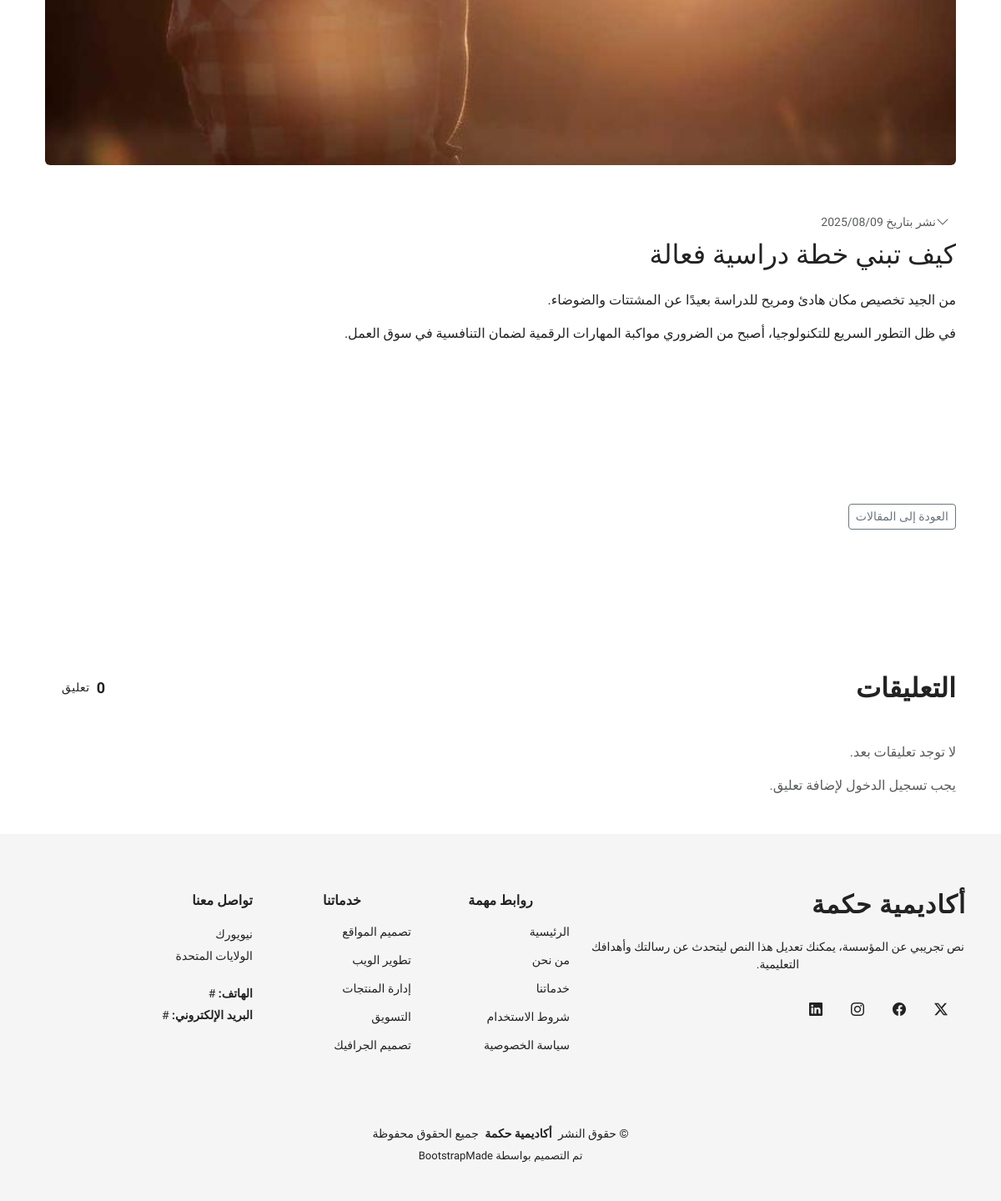
Before: /ar/blog/175474129616724/ (lower part) with the older database file.
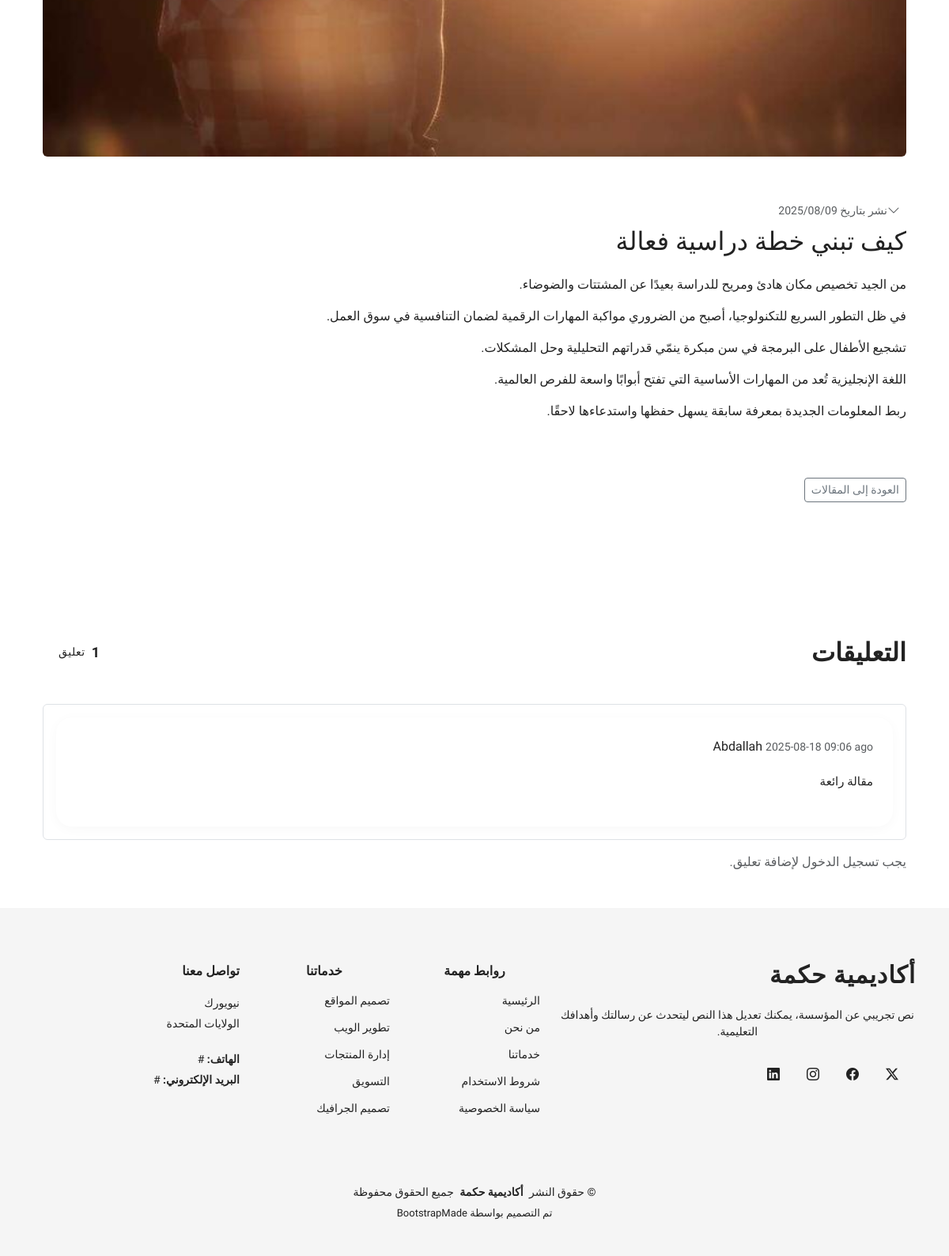
After: the same page with the newer database file.
### blog/models.py (models this page shows, shortened)
class Post(models.Model):
    title = models.CharField(max_length=200, verbose_name=_("عنوان المقال"))
    slug = models.SlugField(unique=True, allow_unicode=True, blank=True, verbose_name=_("الرابط"))
    author = models.ForeignKey(User, on_delete=models.CASCADE, verbose_name=_("الكاتب"))
    content = models.TextField(verbose_name=_("محتوى المقال"))
    image = models.ImageField(upload_to='blog_images/', null=True, blank=True, verbose_name=_("صورة المقال"))
    created_at = models.DateTimeField(auto_now_add=True, verbose_name=_("تاريخ النشر"))
    updated_at = models.DateTimeField(auto_now=True, verbose_name=_("آخر تحديث"))
    is_published = models.BooleanField(default=True, verbose_name=_("منشور"))
    likes = models.PositiveIntegerField(default=0, verbose_name=_("إعجاب"))
    class Meta:
        verbose_name = _("مقال")
        verbose_name_plural = _("مقالات")
        ordering = ['-created_at']

class Comment(models.Model):
    user = models.ForeignKey(User, on_delete=models.CASCADE, related_name='blog_comments')
    post = models.ForeignKey(Post, on_delete=models.CASCADE, related_name='comments')
    content = models.TextField()
    created_at = models.DateTimeField(auto_now_add=True)
    class Meta:
        ordering = ['-created_at']  # التعليقات الحديثة تظهر أولًا

### blog/views.py (the view, shortened to what this page needs)
# urls.py: re_path(r'^(?P<slug>[\w\u0600-\u06FF-]+)/$', views.blog_detail, name='blog_detail'),
def blog_detail(request, slug):
    post = get_object_or_404(Post, slug=slug, is_published=True)
    comments = post.comments.all()
    error = None
    form = PostCommentForm()  # تعريف الفورم مسبقًا
    return render(request, "blog/blog_detail.html", {
        "post": post,
        "comments": comments,
        "form": form,
        "error": error,
    })

### blog/templates/blog/blog_detail.html (shortened to what this page needs)
{% extends 'base.html' %}
{% load i18n static %}
{% block content %}
<section id="blog-hero" class="blog-hero section mt-5">
  <div class="container" data-aos="fade-up" data-aos-delay="100">
    <article class="blog-item featured" data-aos="fade-up">
       {% if post.image %}
       <div class="post-image mb-4">
        <img src="{{ post.image.url }}" alt="{{ post.title }}" class="img-fluid rounded">
      </div>
      {% endif %}
       <div class="blog-content">
        <div class="post-meta mb-2 text-muted small">
          <span class="date">{% trans "نشر بتاريخ" %} {{ post.created_at|date:"Y/m/d" }}</span>
        </div>
        <h2 class="post-title mb-4">{{ post.title }}</h2>
        <div class="post-content">
          {{ post.content|linebreaks }}
        </div>
      </div>
    </article>
    <div class="mt-4">
      <a href="{% url 'blog:blog_list' %}" class="btn btn-outline-secondary btn-sm">
        {% trans "العودة إلى المقالات" %}
      </a>
    </div>
  </div>
</section>
<section id="blog-comments" class="blog-comments section mt-5">
  <div class="container" data-aos="fade-up">
    <div class="comments-header mb-4">
      <h3 class="title">{% trans "التعليقات" %}</h3>
      <div class="comments-stats">
        <span class="count">{{ post.comments.count }}</span>
        <span class="label">{% trans "تعليق" %}</span>
      </div>
    </div>
    <div class="comments-container">
      {% for comment in post.comments.all %}
      <div class="comment-thread mb-3">
        <div class="comment-box p-3 border rounded">
          <div class="comment-wrapper d-flex">
            <div class="comment-content flex-grow-1">
              <div class="comment-header d-flex justify-content-between align-items-center">
                <div class="user-info">
                  {{ comment.user.get_full_name|default:comment.user.username }}
                  <span class="text-muted small">{{ comment.created_at|date:"Y-m-d H:i" }} {% trans "ago" %}</span>
                </div>
              </div>
              <div class="comment-body mt-2">
                <p>{{ comment.content|linebreaks }}</p>
              </div>
            </div>
          </div>
        </div>
      </div>
      {% empty %}
      <p class="text-muted">{% trans "لا توجد تعليقات بعد." %}</p>
      {% endfor %}
    </div>
    {% if user.is_authenticated %}
    <div class="comment-form mt-4">
      <h4 class="mb-3">{% trans "أضف تعليقك" %}</h4>
      <form method="post">
        {% csrf_token %}
        <div class="mb-3">
          {{ form.content }}
        </div>
        <button type="submit" class="btn btn-primary">{% trans "نشر التعليق" %}</button>
      </form>
    </div>
    {% else %}
    <p class="text-muted">{% trans "يجب تسجيل الدخول لإضافة تعليق." %}</p>
    {% endif %}
  </div>
</section>
{% endblock %}

Changed rows visible on the page:
computed for Post "كيف تبني خطة دراسية فعالة": content "…التنافسية في سوق العمل." → "…التنافسية في سوق العمل. تشجيع الأطفال على البرمجة في سن مبكرة ينمّي قدراتهم التحليلية وحل المشكلات. اللغة الإنجليزية تُعد من المهارات الأساسية التي تفتح أبوابًا واسعة للفرص العالمية. ربط المعلومات الجديدة بمعرفة سابقة يسهل حفظها واستدعاءها لاحقًا."; comments.count "0" → "1"
added Comment: user.get_full_name "Abdallah", created_at "2025-08-18 09:06", content "مقالة رائعة"
Other visible differences:
text no longer shown: "لا توجد تعليقات بعد."
